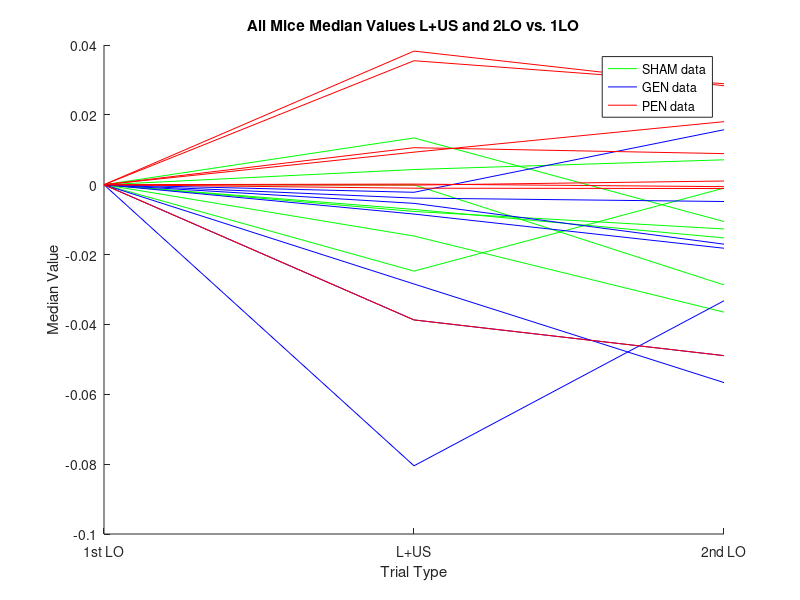
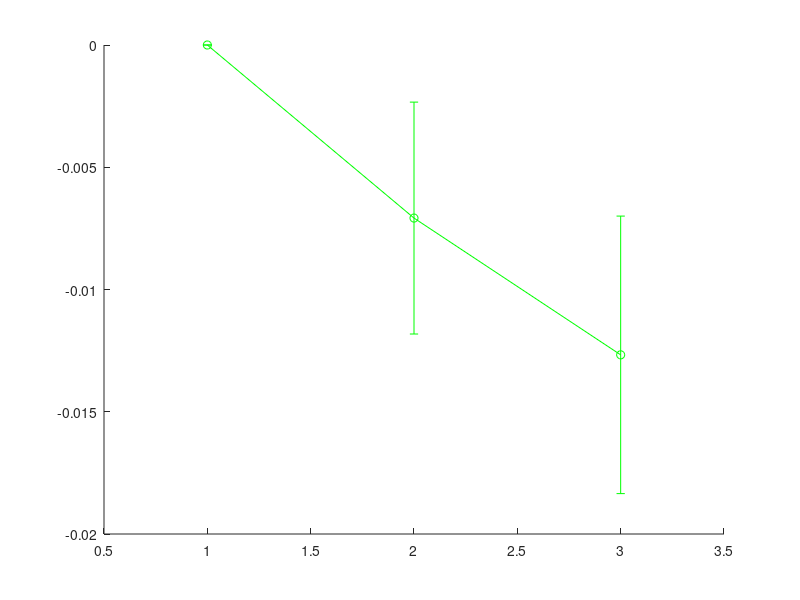

MATLAB code to generate these figures, in order: (Note: this script raises an error after producing the figures.)

% median_SHAM
% median_GEN
% median_PEN 

% copied matrixes from commented median_x scripts to reduce running time 
SHAM_MATRIX = [0,0.00435600796752600,0.00713109228237704;0,-5.16885958017910e-05,-0.0286916774704259;0,0.0133954508844230,-0.0105393137953733;0,-0.0146888761776283,-0.0364842719945690;0,-0.00765067809909513,-0.0126725453785824;0,-0.0247286394644330,-0.000975316304337212;0,-0.00707821064911673,-0.0152301517258112];
GEN_MATRIX = [0,-0.00216903690829889,0.0157401784885035;0,-0.00533501284119886,-0.0170182170965821;0,-0.0284201249582408,-0.0566498478936813;0,-0.00382477957074176,-0.00480633475035593;0,-0.0804744010195484,-0.0332240621483618;0,-0.00839983815283812,-0.0181853465935874;0,-0.0387101708843783,-0.0489317590083913];
PEN_MATRIX = [0,0.00932355090704318,0.0180555755962342;0,0.0355006379032983,0.0289117712082711;0,0.0105964449704316,0.00890424974541322;0,0.0382527652138474,0.0283285886886979;0,-0.000996088743718843,-0.00109136275373061;0,-0.000107093776822434,0.00106106540426960;0,0.000180722336327257,-0.000554426228727898];

% concatenating the matrixes from median_x scripts
MATRIX = [SHAM_MATRIX; GEN_MATRIX; PEN_MATRIX] ;
% SHAM = 7 rows 
% GEN = 7 rows
% PEN = 8 rows 

%% all dates PLOTTING 
figure(1) 
hold on 
% SHAM plotting
for q = 1:7 
    row = MATRIX(q,:) ;
    p1 = plot(1:3, MATRIX(q, :), 'g', 'DisplayName','SHAM data') ;
end 
% GEN plotting 
for q = 8:14
    row = MATRIX(q,:) ;
    p2 = plot(1:3, MATRIX(q, :), 'b', 'DisplayName','GEN data') ;
end 
% PEN plotting 
for q = 14:21
    row = MATRIX(q,:) ;
    p3 = plot(1:3, MATRIX(q, :), 'r', 'DisplayName','PEN data') ;
end
legend([p1 p2 p3],{'SHAM data','GEN data', 'PEN data'})
xlabel('Trial Type'), ylabel('Median Value')
title('All Mice Median Values L+US and 2LO vs. 1LO')
set(gca,'XTick',[1 2 3] );
% set(gca,'XTickLabel',['1st LO', 'L+US' ,'2nd LO'] );
xticklabels({'1st LO','L+US','2nd LO'});
hold off 

%% setting up cohort medians 

% some more efficient loop in progress 
% for q = 1:3
%     for p = 1:7 
%         x = MATRIX(p, q)

% SHAM MEDIANS 
SHAM_1LO = [];
for q = 1:7
    SHAM_1LO = [SHAM_1LO MATRIX(q, 1)] ;
end 
SHAM_1LO_median = median(SHAM_1LO) ;

SHAM_LUS = [];
for q = 1:7
    SHAM_LUS = [SHAM_LUS MATRIX(q, 2)] ;
end 
SHAM_LUS_median = median(SHAM_LUS) ;

SHAM_2LO = [];
for q = 1:7
    SHAM_2LO = [SHAM_2LO MATRIX(q, 3)] ;
end 
SHAM_2LO_median = median(SHAM_2LO) ;

% GEN MEDIANS 

GEN_1LO = [];
for q = 8:14
    GEN_1LO = [GEN_1LO MATRIX(q, 1)] ;
end 
GEN_1LO_median = median(GEN_1LO) ;

GEN_LUS = [];
for q = 8:14
    GEN_LUS = [GEN_LUS MATRIX(q, 2)] ;
end 
GEN_LUS_median = median(GEN_LUS) ;

GEN_2LO = [];
for q = 8:14
    GEN_2LO = [GEN_2LO MATRIX(q, 3)] ;
end 
GEN_2LO_median = median(GEN_2LO) ;

% PEN MEDIANS 

PEN_1LO = [];
for q = 15:21
    PEN_1LO = [PEN_1LO MATRIX(q, 1)] ;
end 
PEN_1LO_median = median(PEN_1LO) ;

PEN_LUS = [];
for q = 15:21
    PEN_LUS = [PEN_LUS MATRIX(q, 2)] ;
end 
PEN_LUS_median = median(PEN_LUS) ;

PEN_2LO = [];
for q = 15:21
    PEN_2LO = [PEN_2LO MATRIX(q, 3)] ;
end 
PEN_2LO_median = median(PEN_2LO) ;

%% standard error matrix creation 

stderror(1, 1) = std(SHAM_1LO)/sqrt(length(SHAM_1LO)) ;
stderror(1, 2) = std(SHAM_LUS)/sqrt(length(SHAM_LUS)) ;
stderror(1, 3) = std(SHAM_2LO)/sqrt(length(SHAM_2LO)) ;

stderror(2, 1) = std(GEN_1LO)/sqrt(length(GEN_1LO)) ;
stderror(2, 2) = std(GEN_LUS)/sqrt(length(GEN_LUS)) ;
stderror(2, 3) = std(GEN_2LO)/sqrt(length(GEN_2LO)) ;

stderror(3, 1) = std(PEN_1LO)/sqrt(length(PEN_1LO)) ;
stderror(3, 2) = std(PEN_LUS)/sqrt(length(PEN_LUS)) ;
stderror(3, 3) = std(PEN_2LO)/sqrt(length(PEN_2LO)) ;
%% plotting cohort medians 

% stderror = std( data ) / sqrt( length( data ))
% errorbar(x,y,err)

% figure(2) 
% SHAMY_median = [SHAM_1LO_median SHAM_LUS_median SHAM_2LO_median] ;
% q1 = plot(1:3, SHAMY_median, 'o-g', 'DisplayName', 'SHAM data') ;
% hold on 

% GENY_median = [GEN_1LO_median GEN_LUS_median GEN_2LO_median] ;
% q2 = plot(1:3, GENY_median, 'o-b', 'DisplayName', 'GEN data') ;
% hold on 

% PENY_median = [PEN_1LO_median PEN_LUS_median PEN_2LO_median] ;
% q3 = plot(1:3, PENY_median, 'o-r', 'DisplayName', 'PEN data') ;

figure(2) 
SHAMY_median = [SHAM_1LO_median SHAM_LUS_median SHAM_2LO_median] ;
q1 = errorbar(1:3, SHAMY_median, stderror(1,:), 'o-g', 'DisplayName', 'SHAM data') ;
hold on 

GENY_median = [GEN_1LO_median GEN_LUS_median GEN_2LO_median] ;
q2 = errorbar(1:3, GENY_median, stderror(2,:), 'o-b', 'DisplayName', 'GEN data') ;
hold on 

PENY_median = [PEN_1LO_median PEN_LUS_median PEN_2LO_median] ;
q3 = errorbar(1:3, PENY_median, stderror(3,:), 'o-r', 'DisplayName', 'PEN data') ;

legend([q1 q2 q3], 'SHAM DATA','GEN DATA','PEN DATA','Location','NorthWest')
xlabel('Trial Type'), ylabel('Median Value')
title('Cohort Median Value Trends L+US and 2LO vs. 1LO')
set(gca,'XTick',[1 2 3] );
% set(gca,'XTickLabel',['1st LO', 'L+US' ,'2nd LO'] );
xticklabels({'1st LO','L+US','2nd LO'});

%% data comparisons 

% SHAM vs. GEN vs. PEN L+US 

% SHAM_MATRIX = SHAM_MATRIX';
% GEN_MATRIX = GEN_MATRIX';
% PEN_MATRIX = PEN_MATRIX';

% %this first one is a test--we should see all 0s 
firstLO_matrix = [SHAM_MATRIX(:,1) GEN_MATRIX(:,1) PEN_MATRIX(:,1)] ;
LUS_matrix = [SHAM_MATRIX(:,2) GEN_MATRIX(:,2) PEN_MATRIX(:,2)] ;
secondLO_matrix = [SHAM_MATRIX(:,3) GEN_MATRIX(:,3) PEN_MATRIX(:,3)] ; 

%% KW analysis 

% harry_plotter and the-
chamber_of_statistics(LUS_matrix) 
title('KW of L+US medians between cohorts')
chamber_of_statistics(secondLO_matrix) 
title('KW of 2nd LO medians between cohorts') 
